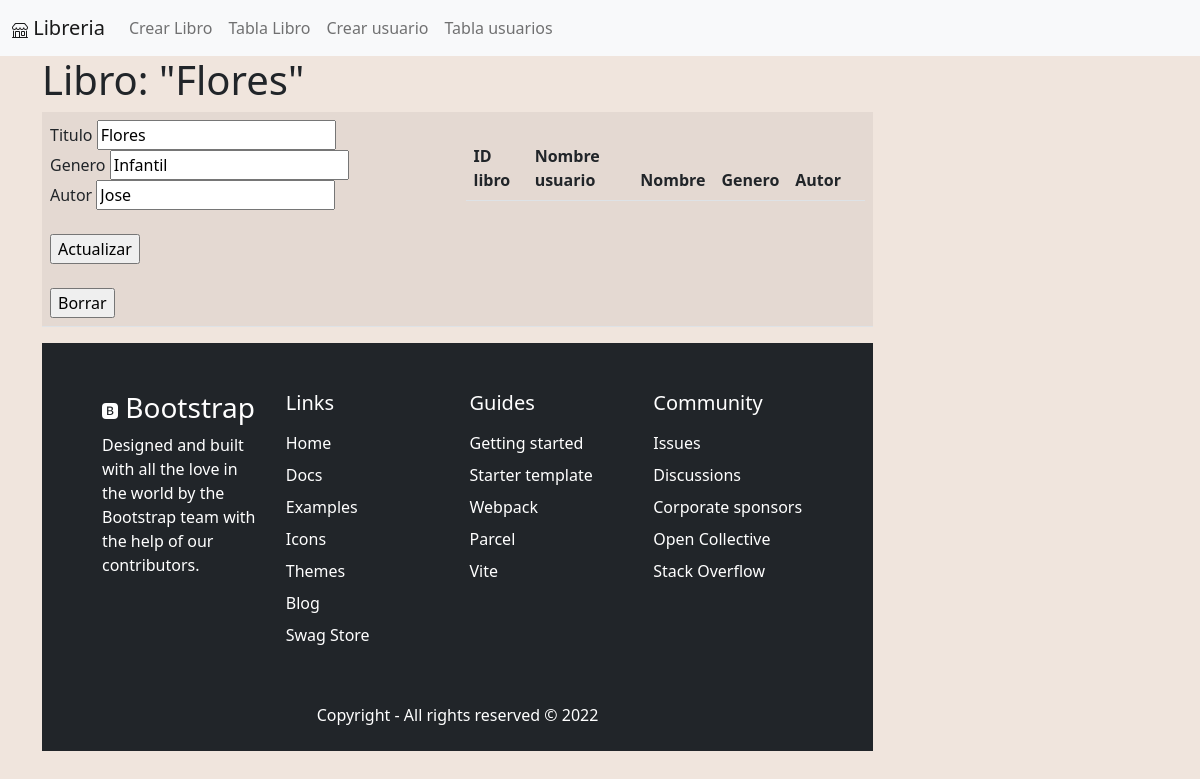
Before: /items/4 with the older database file.
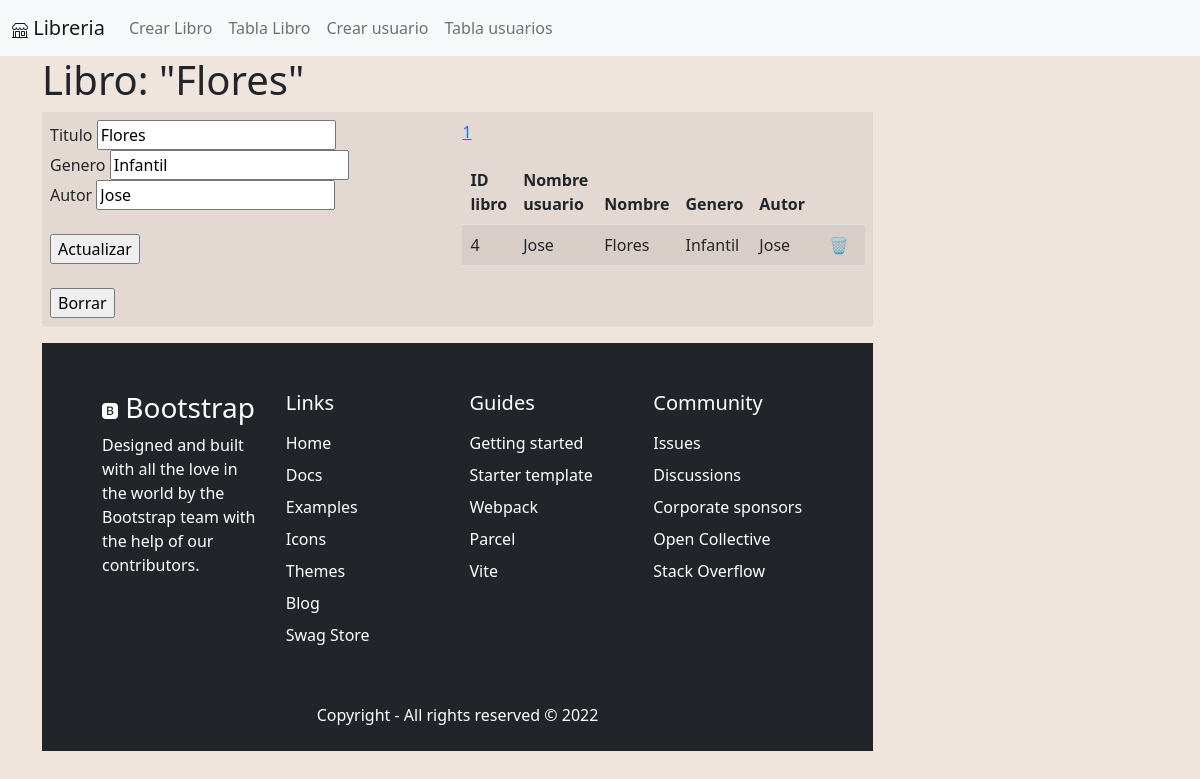
After: the same page with the newer database file.
### myapp/models.py (models this page shows)
    class Interactions(db.Model):
        __tablename__ = "interactions"
        id = db.Column("interactions_id", db.Integer, primary_key=True, autoincrement=True)
        user_id = db.Column(db.Integer, db.ForeignKey("users.user_id"), nullable = True)
        item_id = db.Column(db.Integer, db.ForeignKey("items.item_id"), nullable = True)

    class Items(db.Model):
        __tablename__ = "items"
        id = db.Column("item_id", db.Integer, primary_key=True, autoincrement=True)
        tittle = db.Column("tittle", db.String)
        genres = db.Column("genres", db.String)
        authors = db.Column("authors", db.String)
        interactions = db.relationship("Interactions", backref="items", lazy=True)

    class Users(db.Model):
        __tablename__ = "users"
        id = db.Column("user_id", db.Integer, primary_key=True, autoincrement=True)
        name = db.Column("name", db.String)
        age = db.Column("age", db.Integer)
        sex = db.Column("sex", db.String)
        interactions = db.relationship("Interactions", backref="users", lazy=True)

### myapp/views.py (the view, shortened to what this page needs)
    @app.route("/items/<id>", methods=["GET", "POST"])
    def list_items_interactions(id: int):
        page = int(request.args.get("page", 1))
        items_interactions = db_access["items_interactions"]
        interactions = items_interactions(id, page)
        total_pages = ceil(interactions.total / 10)
        items_read = db_access["items_read"]
        items = items_read(id)
        return render_template(
            "items.html",
            items=items,
            interactions=interactions,
            pages=[i + 1 for i in range(total_pages)],
        )

### myapp/templates/items.html (shortened to what this page needs)
{% extends 'base.html' %} {% block content %}
<!DOCTYPE html>
<html lang="en">
<head>
  <link href="https://cdn.jsdelivr.net/npm/bootstrap@5.2.3/dist/css/bootstrap.min.css" rel="stylesheet">
  <link rel="stylesheet" href="../static/mystyle.css">
</head>
<body>
  <div class="container">
    <div class="row">
      <div class="col-9">
        <h1>Libro: "{{ items.tittle }}"</h1>
<table class="table table-striped table-hover" width="100%">
  <tbody>
    <tr>
      <td class="align-top" width="50%">
        <form
          class="items-form"
          action="/items/{{ items.id }}"
          method="post"
        >
          <label for="tittle_input">Titulo</label>
          <input
            type="text"
            name="tittle"
            id="tittle_input"
            value="{{ items.tittle }}"
          /><br />
          <label for="genres_input">Genero</label>
          <input
            type="text"
            name="genres"
            id="genres_input"
            value="{{ items.genres }}"
          /><br />
          <label for="authors_input">Autor</label>
          <input
            type="text"
            name="authors"
            id="authors_input"
            value="{{ items.authors }}"
          /><br />
          <br />
          <input type="submit" value="Actualizar" />
        </form>
        <br />
        <form action="/items/{{ items.id }}/delete" method="post">
          <input type="submit" value="Borrar" />
        </form>
      </td>
      <td width="50%">
        <p>
          {% for page in pages %} {% if page == items.page %}
          <a
            href="/items/{{ items.id }}?page={{ page }}"
            class="current-page"
            ><strong>{{ page }}</strong></a
          >
          {% else %}
          <a href="/items/{{ items.id }}?page={{ page }}">{{ page }}</a>
          {% endif %} {% endfor %}
        </p>
        <table class="table table-striped table-hover" id="items-table">
          <thead>
            <tr>
              <th>ID libro</th>
              <th>Nombre usuario</th>
              <th>Nombre</th>
              <th>Genero</th>
              <th>Autor</th>
              <th></th>
            </tr>
          </thead>
          <tbody>
            {% for i in interactions %}
            <tr>
              <td>{{ i.items.id }}</td>
              <td>{{ i.users.name }}</td>
              <td>{{ i.items.tittle }}</td>
              <td>{{ i.items.genres }}</td>
              <td>{{ i.items.authors }}</td>
              <td>
                <a
                  title="Borrar Survey"
                  class="delete-btn"
                  href="/items/{{ items.id }}/interactions/{{ i.id }}/delete"
                >
                🗑
                </a>
              </td>
            </tr>
            {% endfor %}
          </tbody>
        </table>
      </td>
    </tr>
  </tbody>
</table>
{% endblock %}

Changed rows visible on the page:
now on this page (row edited): Interactions: items.id "4", users.name "Jose", items.tittle "Flores", items.genres "Infantil", items.authors "Jose"
Other visible differences:
new list line: "1"
